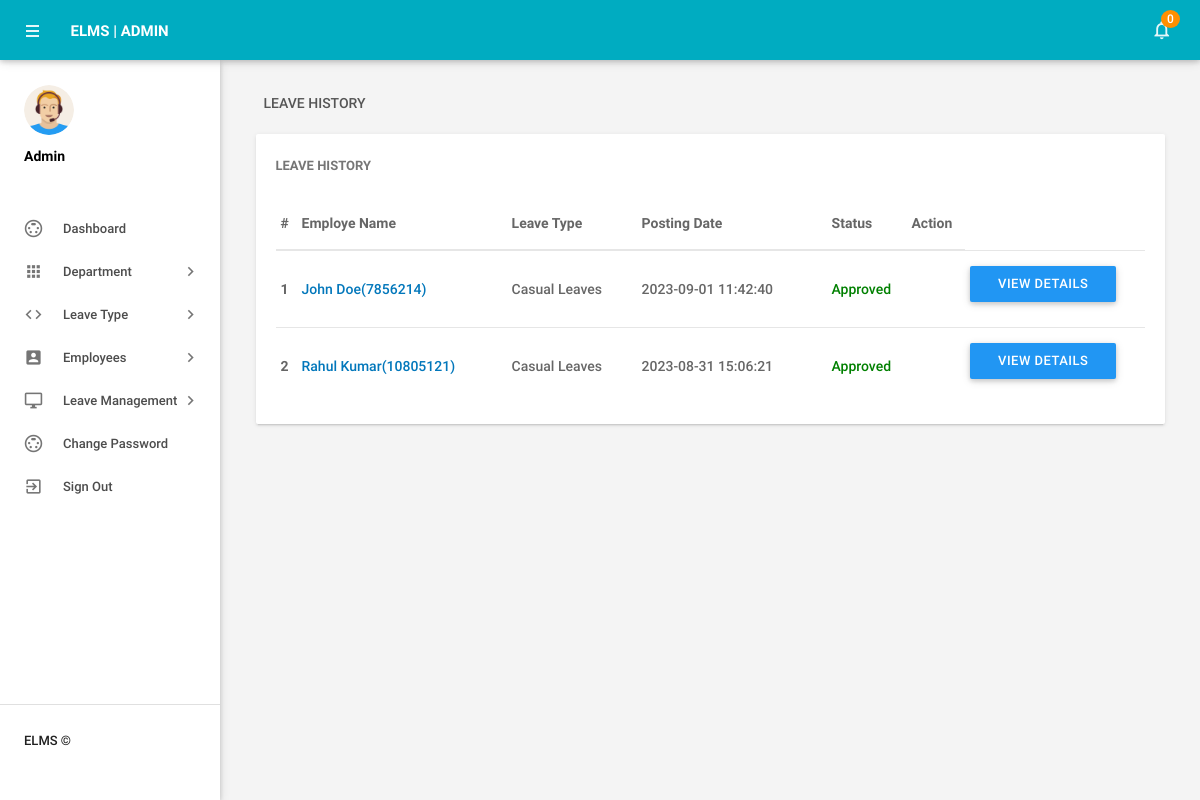
Before: /admin/leaves.php (signed in) with the older database file.
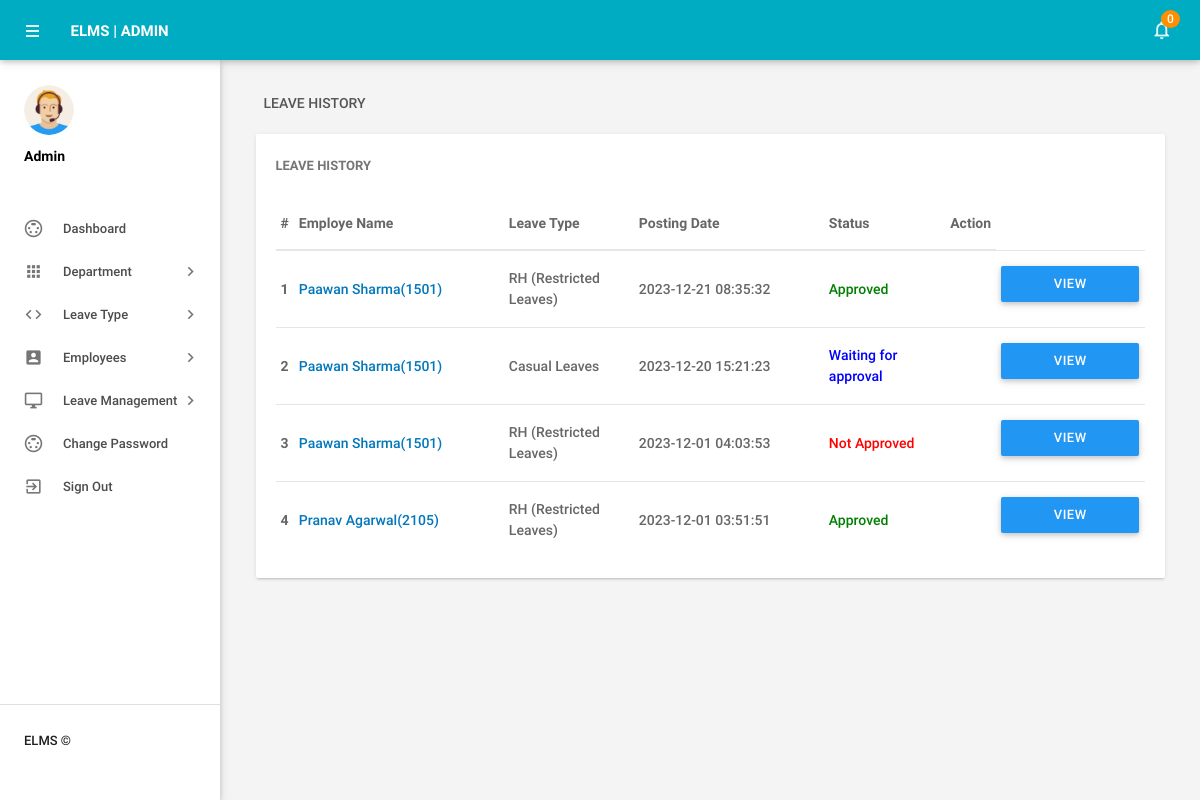
After: the same page with the newer database file.
### tables this page shows
CREATE TABLE `tblleaves` (
  `id` int(11) NOT NULL,
  `LeaveType` varchar(110) DEFAULT NULL,
  `ToDate` varchar(120) DEFAULT NULL,
  `FromDate` varchar(120) DEFAULT NULL,
  `Description` mediumtext DEFAULT NULL,
  `PostingDate` timestamp NULL DEFAULT current_timestamp(),
  `AdminRemark` mediumtext DEFAULT NULL,
  `AdminRemarkDate` varchar(120) DEFAULT NULL,
  `Status` int(1) DEFAULT NULL,
  `IsRead` int(1) DEFAULT NULL,
  `empid` int(11) DEFAULT NULL
);

CREATE TABLE `tblemployees` (
  `id` int(11) NOT NULL,
  `EmpId` varchar(100) NOT NULL,
  `FirstName` varchar(150) DEFAULT NULL,
  `LastName` varchar(150) DEFAULT NULL,
  `EmailId` varchar(200) DEFAULT NULL,
  `Password` varchar(180) DEFAULT NULL,
  `Gender` varchar(100) DEFAULT NULL,
  `Dob` varchar(100) DEFAULT NULL,
  `Department` varchar(255) DEFAULT NULL,
  `Address` varchar(255) DEFAULT NULL,
  `City` varchar(200) DEFAULT NULL,
  `Country` varchar(150) DEFAULT NULL,
  `Phonenumber` char(11) DEFAULT NULL,
  `Status` int(1) DEFAULT NULL,
  `RegDate` timestamp NULL DEFAULT current_timestamp()
);

### admin/leaves.php (the view, shortened to what this page needs)
<?php
include('includes/config.php');
if(strlen($_SESSION['alogin'])==0)
    {
header('location:index.php');
}
else{
 ?>
<!DOCTYPE html>
<html lang="en">
    <head>
        <link type="text/css" rel="stylesheet" href="../assets/plugins/materialize/css/materialize.min.css"/>
        <link href="../assets/plugins/material-preloader/css/materialPreloader.min.css" rel="stylesheet">
        <link href="../assets/plugins/datatables/css/jquery.dataTables.min.css" rel="stylesheet">
                <link href="../assets/plugins/google-code-prettify/prettify.css" rel="stylesheet" type="text/css"/>
        <link href="../assets/css/alpha.min.css" rel="stylesheet" type="text/css"/>
        <link href="../assets/css/custom.css" rel="stylesheet" type="text/css"/>
    </head>
    <body>
       <?php include('includes/header.php');?>
       <?php include('includes/sidebar.php');?>
            <main class="mn-inner">
                <div class="row">
                    <div class="col s12">
                        <div class="page-title">Leave History</div>
                    </div>
                    <div class="col s12 m12 l12">
                        <div class="card">
                            <div class="card-content">
                                <span class="card-title">Leave History</span>
                                <table id="example" class="display responsive-table ">
                                    <thead>
                                        <tr>
                                            <th>#</th>
                                            <th width="200">Employe Name</th>
                                            <th width="120">Leave Type</th>
                                             <th width="180">Posting Date</th>
                                            <th>Status</th>
                                            <th align="center">Action</th>
                                        </tr>
                                    </thead>
                                    <tbody>
<?php $sql = "SELECT tblleaves.id as lid,tblemployees.FirstName,tblemployees.LastName,tblemployees.EmpId,tblemployees.id,tblleaves.LeaveType,tblleaves.PostingDate,tblleaves.Status from tblleaves join tblemployees on tblleaves.empid=tblemployees.id order by lid desc";
$query = $dbh -> prepare($sql);
$query->execute();
$results=$query->fetchAll(PDO::FETCH_OBJ);
$cnt=1;
if($query->rowCount() > 0)
{
foreach($results as $result)
{
      ?>
                                        <tr>
                                            <td> <b><?php echo htmlentities($cnt);?></b></td>
                                              <td><a href="editemployee.php?empid=<?php echo htmlentities($result->id);?>" target="_blank"><?php echo htmlentities($result->FirstName." ".$result->LastName);?>(<?php echo htmlentities($result->EmpId);?>)</a></td>
                                            <td><?php echo htmlentities($result->LeaveType);?></td>
                                            <td><?php echo htmlentities($result->PostingDate);?></td>
                                                                       <td><?php $stats=$result->Status;
if($stats==1){
                                             ?>
                                                 <span style="color: green">Approved</span>
                                                 <?php } if($stats==2)  { ?>
                                                <span style="color: red">Not Approved</span>
                                                 <?php } if($stats==0)  { ?>
 <span style="color: blue">Waiting for approval</span>
 <?php } ?>
                                             </td>
          <td>
           <td><a href="leave-details.php?leaveid=<?php echo htmlentities($result->lid);?>" class="waves-effect waves-light btn blue m-b-xs"  > View Details</a></td>
                                    </tr>
                                         <?php $cnt++;} }?>
                                    </tbody>
                                </table>
                            </div>
                        </div>
                    </div>
                </div>
            </main>
        </div>
        <div class="left-sidebar-hover"></div>
    </body>
</html>
<?php } ?>

Changed rows visible on the page:
removed tblleaves: tblemployees.FirstName+LastName "John Doe", tblemployees.EmpId "7856214", LeaveType "Casual Leaves", PostingDate "2023-09-01 11:42:40", Status "Approved"
removed tblleaves: tblemployees.FirstName+LastName "Rahul Kumar", tblemployees.EmpId "10805121", LeaveType "Casual Leaves", PostingDate "2023-08-31 15:06:21", Status "Approved"
added tblleaves: tblemployees.FirstName+LastName "Paawan Sharma", tblemployees.EmpId "1501", LeaveType "RH (Restricted Leaves)", PostingDate "2023-12-21 08:35:32", Status "Approved"
added tblleaves: tblemployees.FirstName+LastName "Paawan Sharma", tblemployees.EmpId "1501", LeaveType "Casual Leaves", PostingDate "2023-12-20 15:21:23", Status "Waiting for approval"
added tblleaves: tblemployees.FirstName+LastName "Paawan Sharma", tblemployees.EmpId "1501", LeaveType "RH (Restricted Leaves)", PostingDate "2023-12-01 04:03:53", Status "Not Approved"
added tblleaves: tblemployees.FirstName+LastName "Pranav Agarwal", tblemployees.EmpId "2105", LeaveType "RH (Restricted Leaves)", PostingDate "2023-12-01 03:51:51", Status "Approved"
